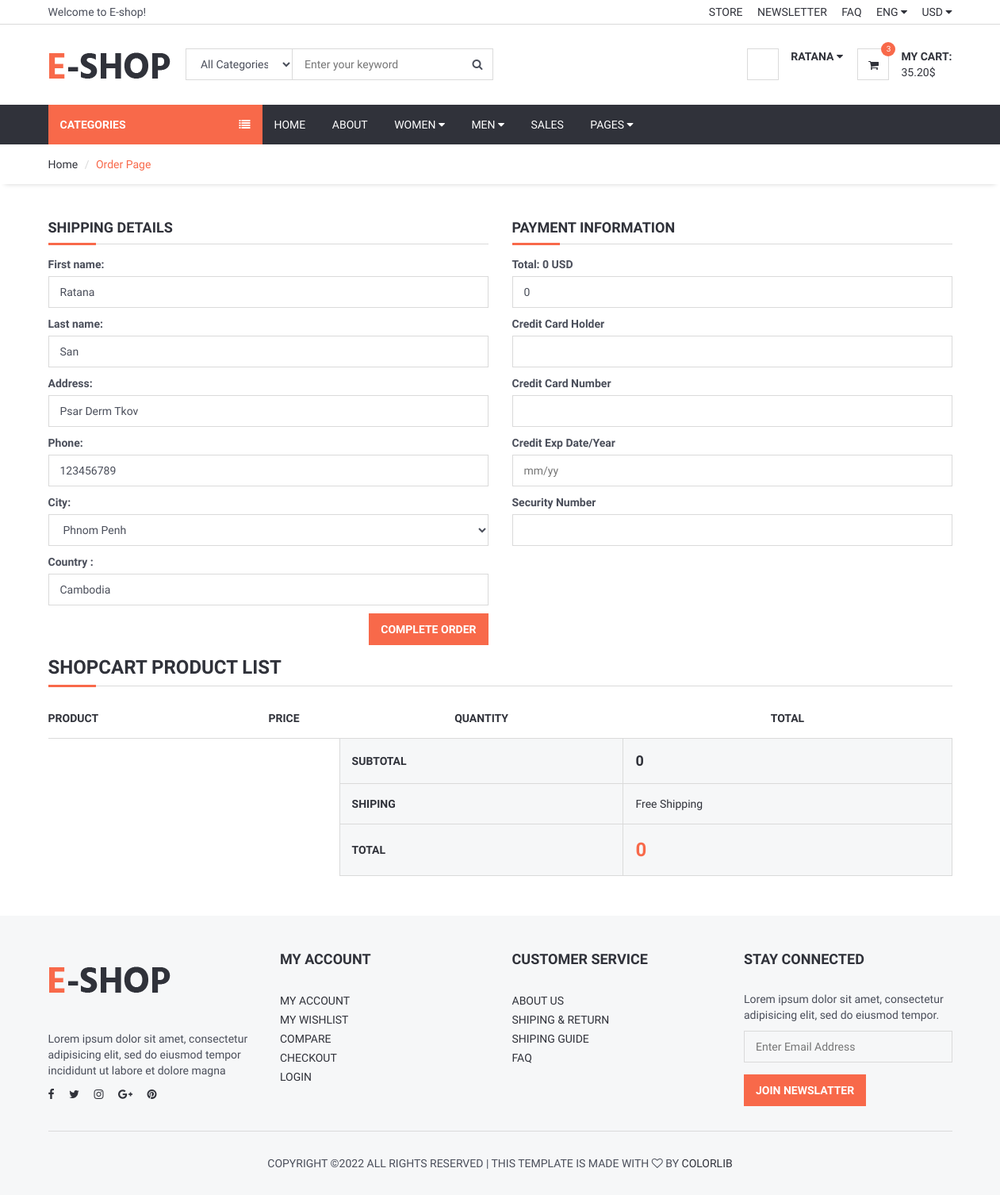
Page /order/orderproduct/ (signed in) on the earlier database version.
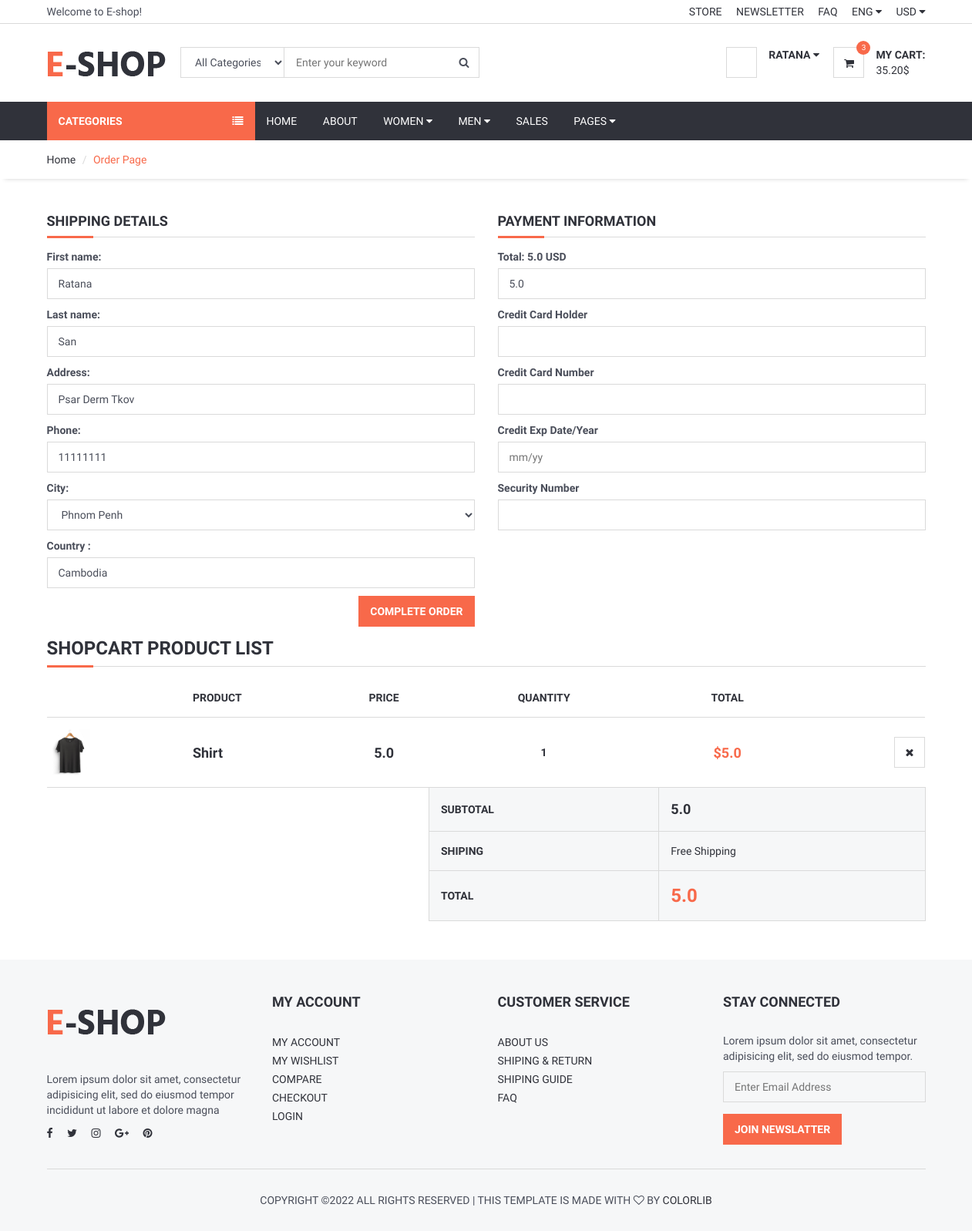
Same page on the later database version.
### user/models.py (models this page shows, shortened)
class UserProfile(models.Model):
    user = models.OneToOneField(User, on_delete=models.CASCADE)
    phone = models.CharField(max_length=20, blank=True)
    address = models.CharField(max_length=150, blank=True)
    city = models.CharField(max_length=20, blank=True)
    country = models.CharField(max_length=20, blank=True)
    image = models.ImageField(blank=True, upload_to='images/users/')
    def image_tag(self):
        if self.image.url is not None:
            return mark_safe('<img src="{}" height="50" width="100px"/>'.format(self.image.url))
    image_tag.short_description ='Image'

### order/models.py (models this page shows, shortened)
class ShopCart(models.Model):
    user = models.ForeignKey(User, on_delete=models.SET_NULL, null=True)
    product = models.ForeignKey(Product, on_delete=models.SET_NULL, null=True)
    quantity = models.IntegerField()
    @property
    def price(self):
        return self.product.price
    @property
    def amount(self):
        return (self.quantity * self.product.price)

### product/models.py (models this page shows, shortened)
class Product(models.Model):
    STATUS = (
        ('True', 'True'),
        ('False', 'False'),
    )
    category = models.ForeignKey(Category, on_delete=models.CASCADE)# one product have one category -> one category have many product
    title = models.CharField(max_length=30)
    keyword = models.CharField(max_length=255)
    description = models.CharField(max_length=255)
    image = models.ImageField(upload_to='images/', null=True)
    price = models.FloatField()
    amount = models.IntegerField()
    minamount = models.IntegerField()
    detail = RichTextUploadingField()
    slug = models.SlugField(null=False, unique=True)
    status = models.CharField(max_length=10, choices=STATUS)
    create_at = models.DateTimeField(auto_now_add=True)
    update_at = models.DateTimeField(auto_now=True)
    def __str__(self):
        return self.title

### order/views.py (the view, shortened to what this page needs)
def orderProduct(request):
    category = Category.objects.all()
    current_user = request.user
    shopcart = ShopCart.objects.filter(user_id=current_user.id)
    total = 0
    for k in shopcart :
        total += k.product.price * k.quantity
    profile = UserProfile.objects.get(user_id=current_user.id)
    form = OrderForm()
    context = {
        'category' : category,
        'shopcart' : shopcart,
        'total' : total,
        'profile' : profile,
    }
    return render(request, 'orderForm.html', context)

### order/templates/orderForm.html (shortened to what the changed rows need)
{% extends 'homebase.html' %}
{% block body %}
    <div class="section">
        <div class="container">
            <div  class="row">
                <Form action="" method="post">
                    <div class="col-md-6">
                        <div class="billing-details">
                            <p><label for="id_address">Address:</label>
                                <input type="text" name="address" value="{{profile.address}}" class="input" maxlength="150" id="id_address"></p>
                            <p><label for="id_phone">Phone:</label>
                                <input type="text" name="phone"  value="{{profile.phone}}"  class="input" maxlength="20" id="id_phone"></p>
                            <p><label for="id_city">City:</label>
                                <select name="city" class="input" id="id_city">
                                    <option value="{{profile.city}}" selected>{{profile.city}}</option>
                                </select></p>
                            <p><label for="id_first_name">Country :</label>
                                <input type="text" name="country" class="input" id="id_country" value="{{profile.country}}"></p>
                        </div>
                    </div>
                    <div class="col-md-6">
                        <div class="shiping-methods">
                            <p><label for="id_first_name">Total: {{total}} USD </label>
                                <input type="text" name="total" class="input" readonly value="{{total}}"></p>
                        </div>
                    </div>
                </Form>
                <div class="col-md-12">
                    <div class="order-summary clearfix">
                                                <table class="shopping-cart-table table">
                            <thead>
                            <tr>
                                <th></th>
                                <th>Product</th>
                                <th class="text-center">Price</th>
                                <th class="text-center">Quantity</th>
                                <th class="text-center">Total</th>
                                <th class="text-right"></th>
                            </tr>
                            </thead>
                            <tbody>
                            {% for k in shopcart %}
                                <tr>
                                    <td class="thumb">
                                            <img src="{{k.product.image.url}}" alt="">
                                    </td>
                                    <td class="details">
                                        <a href="">
                                            {{k.product}}
                                        </a>
                                    </td>
                                    <td class="price text-center">
                                        <strong>{{k.price}}</strong>
                                    </td>
                                    <td class="qty text-center">
                                        <strong>{{k.quantity}}</strong>
                                    </td>
                                    <td class="total text-center">
                                        <strong class="primary-color">${{k.amount}}</strong>
                                    </td>
                                    <td class="text-right"><a href="" onclick="return confirm('Delete ! Are you sure?')" class="main-btn icon-btn"><i class="fa fa-close"></i></a></td>
                                </tr>
                            {% endfor %}
                            </tbody>
                            <tfoot>
                            <tr>
                                <th class="empty" colspan="3"></th>
                                <th>SUBTOTAL</th>
                                <th colspan="2" class="sub-total">{{total}}</th>
                            </tr>
                            <tr>
                                <th class="empty" colspan="3"></th>
                                <th>SHIPING</th>
                            </tr>
                            <tr>
                                <th class="empty" colspan="3"></th>
                                <th>TOTAL</th>
                                <th colspan="2" class="total">{{total}}</th>
                            </tr>
                            </tfoot>
                        </table>
                    </div>
                </div>
            </div>
        </div>
    </div>
{% endblock %}

Differences in the rows shown:
changed UserProfile "Psar Derm Tkov": phone "123456789" → "11111111"
added ShopCart: product.image (picture), product "Shirt", price "5.0", quantity "1", amount "5.0"
Other differences:
{{ total }}: "0" → "5.0"
form field total: "0" → "5.0"
